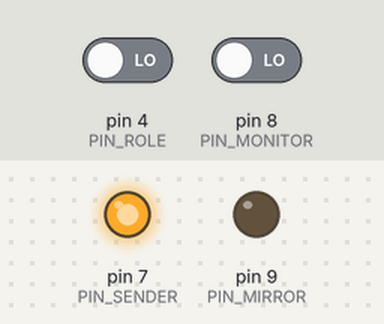
Bench run of a sketch on a simulated Arduino Uno, built with avr-gcc and run on an emulated ATmega328P. On the bench: output pins drawn as LEDs (lit = HIGH). The test bench sets the inputs (shaded band); at power-on: pin 8 (PIN_MONITOR) LOW, pin 4 (PIN_ROLE) LOW.

Above: at 1.2 s.
1.3 s: pin 8 (PIN_MONITOR) driven HIGH
At 1.6 s:
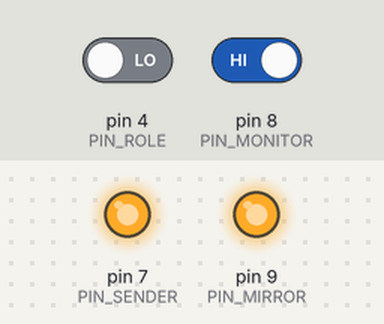
2.8 s: pin 8 (PIN_MONITOR) driven LOW
At 3.2 s:
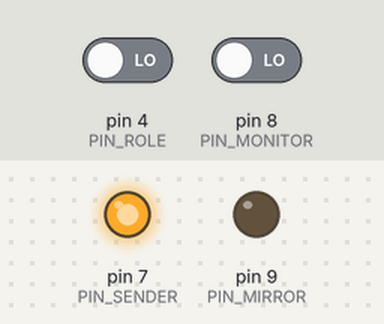
Timing chart, 0 to 5.8 s (numbered marks = the images above; inputs shaded):
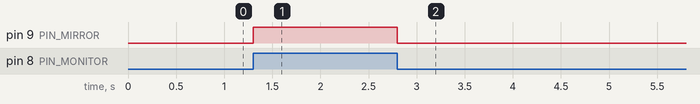

The sketch:

PoorMansCan.ino
```cpp
/* kate: space-indent on; indent-width 2; replace-tabs on; hl c++

  Poor Man's CAN Bus
  Uses a single wire to build a multi-master realtime bus that operates
  pretty much in the same way as the CAN bus does.

  Wiring:

    * Connect port 8 to the bus wire
    * Connect port 7 via a diode to port 8, kathode facing to 7.
      This way, port 7 can write a "0" bit, but does not affect
      the bus state when writing a "1".
    * Connect the bus to VCC via a 10k pull-up resistor.

  Also, hardwire port 4 to VCC for the sender and GND for the receiver.


  For the schematic, see:

  https://bytebucket.org/Svedrin/misc/raw/0e557145/arduino/PoorMansCan.png

  Noteworthy Versions:

    * Moved code into the CanDrive library (2017-01-01)
      https://bitbucket.org/Svedrin/misc/src/1634efe2/arduino/libraries/CanDrive/
      https://bitbucket.org/Svedrin/misc/src/1634efe2/arduino/PoorMansCan.ino

    * Added CRC and End-of-Frame (2016-12-23)
      https://bitbucket.org/Svedrin/misc/src/8c4a29b5/arduino/PoorMansCan.ino

    * Initial Version (2016-12-21)
      https://bitbucket.org/Svedrin/misc/src/83581ca4/arduino/PoorMansCan.ino

 */

#include "CanDrive.h"

#define ROLE_RECVER 0
#define ROLE_SENDER 1

int my_role;

// when I'm a sender, send this pin's value as message
#define PIN_SOURCE  A0

#define PIN_ROLE     4
#define PIN_SENDER   7
#define PIN_MONITOR  8
#define PIN_MIRROR   9
#define PIN_CRCLED  10

int sender_pause = 500;
unsigned long long pause_until = 0;
CanDrive can(PIN_SENDER, PIN_MONITOR);

boolean toggleVal1 = false;
boolean toggleVal2 = false;

void setup() {
  pinMode(PIN_ROLE, INPUT);
  my_role = digitalRead(PIN_ROLE);
  if( my_role == ROLE_SENDER ){
    pause_until = millis() + sender_pause;
  }

  can.pin_mirror = PIN_MIRROR;
  can.pin_crcled = PIN_CRCLED;
  can.init();

  pinMode(13, INPUT);
  pinMode(12, INPUT);
  pinMode(11, INPUT);
  pinMode(10, INPUT);
}

void loop() {
  uint16_t recv_id, recv_val;

  if( my_role == ROLE_SENDER && millis() > pause_until ){
    if( digitalRead(13) == LOW ){
      can.send(250, analogRead(PIN_SOURCE) * 10);
    }
    else if( digitalRead(12) == LOW ){
      can.send(251, analogRead(PIN_SOURCE) * 10);
    }
    else if( digitalRead(11) == LOW ){
      can.send(450, toggleVal1);
      toggleVal1 = !toggleVal1;
    }
    else if( digitalRead(10) == LOW ){
      can.send(451, toggleVal2);
      toggleVal2 = !toggleVal2;
    }
    else{
      can.send(42, analogRead(PIN_SOURCE));
    }
    pause_until = millis() + sender_pause;
  }

  can.handle_message();

  if( can.recv(&recv_id, &recv_val) ){
    // do something with the received message.
  }
}
```

Measured:
- after the input at 1.3 s, pin 9 (PIN_MIRROR): LOW → HIGH at once
- after the input at 2.8 s, pin 9 (PIN_MIRROR): HIGH → LOW at once
